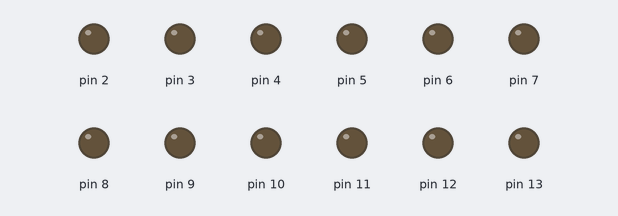
Recording of a sketch running on a simulated Arduino Uno, built with avr-gcc and run on an emulated ATmega328P. On the bench: output pins drawn as LEDs (lit = HIGH).

Above: at 0.1 s.
At 5.1 s:
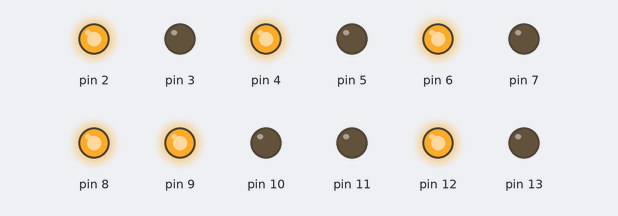
At 9.9 s:
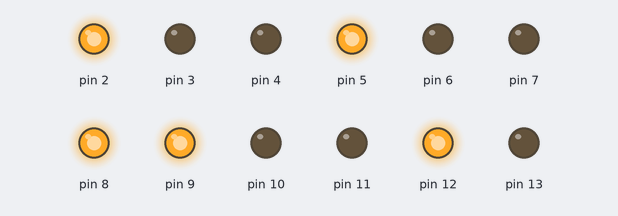
At 19.5 s:
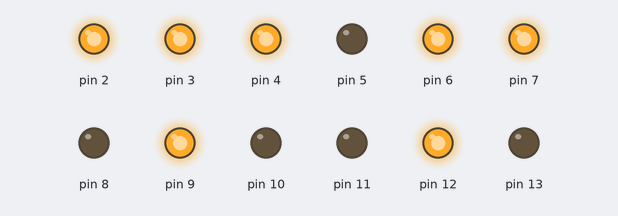
At 29.1 s:
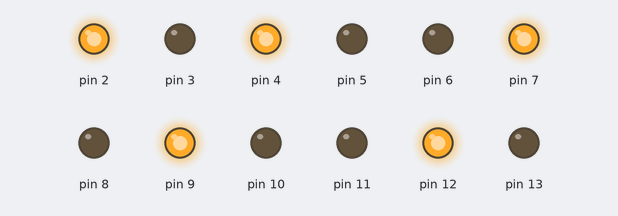
At 38.7 s:
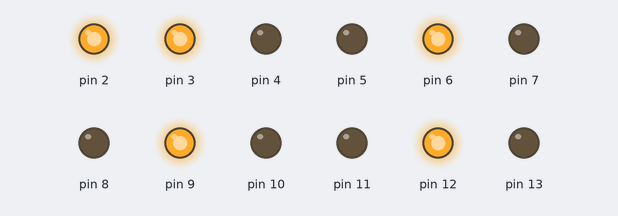
Timing chart, 0 to 40.0 s (numbered marks = the images above):
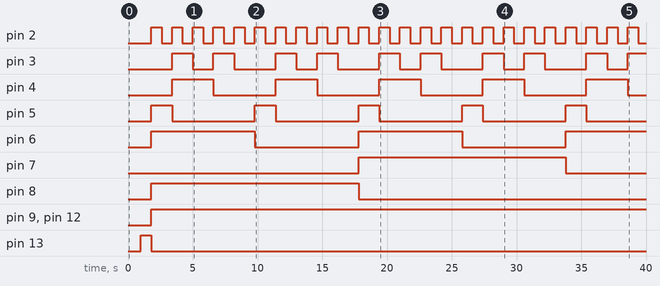

The sketch:

Project_Code-02.ino
```cpp
void SEC_LSB();
void SEC_MSB();
void MIN_LSB();
void low(int port){
  digitalWrite(port,LOW);
}
void high(int port){
  digitalWrite(port,HIGH);
}

void setup() {
  // put your setup code here, to run once:
  //Serial.begin(9600);
  for(int i=2; i<=13;i++){
    pinMode(i,OUTPUT);
  }
}

void loop() {
  // put your main code here, to run repeatedly:

  for(int i=2; i<=13; i++) low(i);
  delay(1000);
  high(13);
  delay(800);
  low(13);
  MIN_LSB();
  delay(5000);
}

//---MIN LSB---
void MIN_LSB(){
    high(12); low(11); low(10);  high(9); SEC_MSB();
                                 low(9);  SEC_MSB();
    low(12); high(11); high(10); high(9); SEC_MSB();
                                 low(9);  SEC_MSB();
                       low(10); high(9);  SEC_MSB();
                                 low(9);  SEC_MSB();
             low(11); high(10); high(9);  SEC_MSB();
                                 low(9);  SEC_MSB();
                       low(10); high(9);  SEC_MSB();
                                 low(9);  SEC_MSB();

}

//---SEC MSB---
void SEC_MSB(){
   high(8);  low(7); high(6);  SEC_LSB();
                     low(6);   SEC_LSB();
    low(8); high(7); high(6);  SEC_LSB();
                     low(6);   SEC_LSB();
             low(7); high(6);  SEC_LSB();
                     low(6);   SEC_LSB();
}

//---SEC LSB---
void SEC_LSB(){
  high(5); low(4); low(3);  high(2); delay(800);
                            low(2);  delay(800);
  low(5); high(4); high(3); high(2); delay(800);
                            low(2);  delay(800);
                   low(3); high(2);  delay(800);
                           low(2);   delay(800);
          low(4); high(3); high(2);  delay(800);
                           low(2);   delay(800);
                  low(3); high(2);   delay(800);
                          low(2);    delay(800);
}
```

Measured:
- by itself, pin 2: alternates HIGH for 0.80 s and LOW for 0.80 s
- by itself, pin 3: repeats every 8.0 s: LOW 1.6 s, HIGH 1.6 s, LOW 3.2 s, HIGH 1.6 s
- by itself, pin 4: alternates HIGH for 3.2 s and LOW for 4.8 s
- by itself, pin 5: alternates HIGH for 1.6 s and LOW for 6.4 s
- by itself, pin 6: alternates HIGH for 8.0 s and LOW for 8.0 s
- by itself, pin 7: LOW → HIGH at 17.8 s, → LOW 16.0 s later
- by itself, pin 8: LOW → HIGH at 1.8 s, → LOW 16.0 s later
- by itself, pin 9, pin 12: LOW → HIGH at 1.8 s
